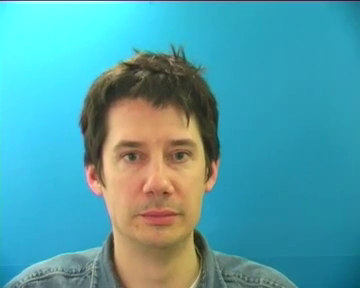
#> input picture frame 74 of samples/real/R14_statement_original.mp4, 360 x 288 px, given in place of _master.mp4, which was not available
$ python make_demo_samples.py out.png
#> lines starting #> are read from the running program, lines starting #| are printed output that depends on the picture; pictures that were not available may be replaced by others from this repository, and a replacement may not be noted
#!/usr/bin/env python3
"""Generate a labelled golden set of pristine and tampered evidence for demos and regression tests.

    python scripts/make_demo_samples.py  [out_dir=demo_samples]

Everything is synthetic and clearly labelled (expected.json). For the real pitch, ALSO record
your own CCTV/phone footage and apply the same tampering recipes (see README §Demo).
"""
from __future__ import annotations

import io
import json
import struct
import subprocess
import sys
from datetime import datetime, timedelta, timezone
from pathlib import Path

import cv2
import numpy as np
from PIL import Image
from scipy.io import wavfile
from scipy import signal

OUT = Path(sys.argv[1] if len(sys.argv) > 1 else "demo_samples")
EXPECTED: dict[str, dict] = {}


# ============================================================ minimal EXIF (TIFF) writer
ASCII, SHORT, LONG, RATIONAL = 2, 3, 4, 5
SIZES = {ASCII: 1, SHORT: 2, LONG: 4, RATIONAL: 8}


def _enc(typ, val) -> tuple[bytes, int]:
    if typ == ASCII:
        b = val.encode() + b"\0"
        return b, len(b)
    if typ == SHORT:
        val = val if isinstance(val, list) else [val]
        return b"".join(struct.pack("<H", v) for v in val), len(val)
    if typ == LONG:
        val = val if isinstance(val, list) else [val]
        return b"".join(struct.pack("<I", v) for v in val), len(val)
    if typ == RATIONAL:
        return b"".join(struct.pack("<II", n, d) for n, d in val), len(val)
    raise ValueError(typ)


def _ifd(entries, base, next_off=0) -> bytes:
    entries = sorted(entries, key=lambda e: e[0])
    head = struct.pack("<H", len(entries))
    data_start = base + 2 + 12 * len(entries) + 4
    body, data = b"", b""
    for tag, typ, val in entries:
        raw, count = _enc(typ, val)
        if len(raw) <= 4:
            body += struct.pack("<HHI", tag, typ, count) + raw.ljust(4, b"\0")
        else:
            body += struct.pack("<HHII", tag, typ, count, data_start + len(data))
            data += raw + (b"\0" if len(raw) % 2 else b"")
    return head + body + struct.pack("<I", next_off) + data


def _size(entries):
    return len(_ifd(entries, 0))


def make_exif(ifd0, exif_ifd, gps_ifd, thumb: bytes | None) -> bytes:
    ifd0 = list(ifd0) + [(0x8769, LONG, 0), (0x8825, LONG, 0)]
    ifd1 = [(0x0103, SHORT, 6), (0x0201, LONG, 0), (0x0202, LONG, len(thumb) if thumb else 0)]
    o0 = 8
    oe = o0 + _size(ifd0)
    og = oe + _size(exif_ifd)
    o1 = og + _size(gps_ifd)
    ot = o1 + _size(ifd1)
    ifd0 = [e for e in ifd0 if e[0] not in (0x8769, 0x8825)] + [(0x8769, LONG, oe), (0x8825, LONG, og)]
    ifd1 = [(0x0103, SHORT, 6), (0x0201, LONG, ot), (0x0202, LONG, len(thumb) if thumb else 0)]
    tiff = b"II*\0" + struct.pack("<I", o0)
    tiff += _ifd(ifd0, o0, o1 if thumb else 0) + _ifd(exif_ifd, oe) + _ifd(gps_ifd, og)
    if thumb:
        tiff += _ifd(ifd1, o1) + thumb
    return b"Exif\0\0" + tiff


def put_exif(jpeg: bytes, exif: bytes) -> bytes:
    assert jpeg[:2] == b"\xff\xd8"
    i = 2
    while jpeg[i] == 0xFF and jpeg[i + 1] in (0xE0, 0xE1):  # drop APP0/APP1
        i += 2 + int.from_bytes(jpeg[i + 2:i + 4], "big")
    return b"\xff\xd8" + b"\xff\xe1" + struct.pack(">H", len(exif) + 2) + exif + jpeg[i:]


def dms(v: float):
    v = abs(v)
    d = int(v)
    m = int((v - d) * 60)
    s = round(((v - d) * 60 - m) * 60 * 100)
    return [(d, 1), (m, 1), (s, 100)]


def camera_exif(rgb: np.ndarray, when: datetime, lat: float, lon: float, software: str = "S911BXXU3CXH1",
                modify: datetime | None = None, thumb_rgb: np.ndarray | None = None, gps_when: datetime | None = None):
    h, w = rgb.shape[:2]
    t = Image.fromarray(thumb_rgb if thumb_rgb is not None else rgb).resize((160, int(160 * h / w)))
    buf = io.BytesIO()
    t.save(buf, "JPEG", quality=85)
    fmt = "%Y:%m:%d %H:%M:%S"
    g = (gps_when or when) - timedelta(hours=5, minutes=30)
    ifd0 = [(0x010F, ASCII, "samsung"), (0x0110, ASCII, "SM-S911B"), (0x0131, ASCII, software),
            (0x0132, ASCII, (modify or when).strftime(fmt)), (0x0112, SHORT, 1)]
    exif_ifd = [(0x9003, ASCII, when.strftime(fmt)), (0x9004, ASCII, when.strftime(fmt)),
                (0x9011, ASCII, "+05:30"), (0xA002, LONG, w), (0xA003, LONG, h),
                (0x927C, LONG, [1, 2, 3, 4, 5, 6, 7, 8])]  # stand-in MakerNote blob
    gps = [(0x0001, ASCII, "N" if lat >= 0 else "S"), (0x0002, RATIONAL, dms(lat)),
           (0x0003, ASCII, "E" if lon >= 0 else "W"), (0x0004, RATIONAL, dms(lon)),
           (0x0007, RATIONAL, [(g.hour, 1), (g.minute, 1), (g.second, 1)]),
           (0x001D, ASCII, g.strftime("%Y:%m:%d"))]
    return make_exif(ifd0, exif_ifd, gps, buf.getvalue())


# ============================================================ images
def scene(seed, h=900, w=1200, noise=4.0):
    r = np.random.default_rng(seed)
    y, x = np.mgrid[0:h, 0:w]
    img = np.zeros((h, w, 3))
    for c in range(3):
        img[..., c] = 80 + 60 * np.sin(x / (120 + 30 * c) + seed) + 50 * np.cos(y / (90 + 20 * c))
    for _ in range(40):
        cx, cy, rad = r.integers(0, w), r.integers(0, h), r.integers(15, 80)
        img[(x - cx) ** 2 + (y - cy) ** 2 < rad ** 2] += r.normal(0, 40, 3)
    img += (cv2.GaussianBlur(r.normal(0, 1, (h, w)), (0, 0), 1.5) * 25)[..., None]
    for _ in range(60):
        x0, y0 = int(r.integers(0, w - 60)), int(r.integers(0, h - 40))
        cv2.rectangle(img, (x0, y0), (x0 + int(r.integers(10, 60)), y0 + int(r.integers(10, 40))),
                      r.uniform(0, 255, 3).tolist(), -1)
    img = cv2.GaussianBlur(img, (0, 0), 1.0) + r.normal(0, noise, img.shape)
    return np.clip(img, 0, 255).astype(np.uint8)


def jpeg_bytes(rgb, q, camera=False):
    b = io.BytesIO()
    if camera:  # vendor-tuned tables (not the IJG standard), as written by real phone ISPs
        luma = [max(1, min(255, int(round(v * 0.16 + (i % 3))))) for i, v in enumerate(_STD)]
        chroma = [max(1, min(255, int(round(v * 0.22 + (i % 2))))) for i, v in enumerate(_STD_C)]
        Image.fromarray(rgb).save(b, "JPEG", qtables=[luma, chroma], subsampling=2)
    else:
        Image.fromarray(rgb).save(b, "JPEG", quality=q)
    return b.getvalue()


_STD = [16, 11, 10, 16, 24, 40, 51, 61, 12, 12, 14, 19, 26, 58, 60, 55, 14, 13, 16, 24, 40, 57, 69, 56, 14, 17, 22, 29,
        51, 87, 80, 62, 18, 22, 37, 56, 68, 109, 103, 77, 24, 35, 55, 64, 81, 104, 113, 92, 49, 64, 78, 87, 103, 121,
        120, 101, 72, 92, 95, 98, 112, 100, 103, 99]
_STD_C = [17, 18, 24, 47, 99, 99, 99, 99, 18, 21, 26, 66, 99, 99, 99, 99, 24, 26, 56, 99, 99, 99, 99, 99, 47, 66, 99,
          99, 99, 99, 99, 99] + [99] * 32


def images():
    d = OUT / "images"
    d.mkdir(parents=True, exist_ok=True)
    when = datetime(2026, 9, 14, 16, 42, 10)
    lat, lon = 28.6139, 77.2090
    a = scene(1)
    base = jpeg_bytes(a, 92, camera=True)
    (d / "01_pristine_photo.jpg").write_bytes(put_exif(base, camera_exif(a, when, lat, lon)))
#> in camera_exif, `t = Image.fromarray(thumb_rgb if thumb_rgb is not None else rgb).resiz..`:
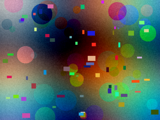
#> t: PIL image 160x120 RGB; mean R, G, B 82.5, 98.9, 90.3
    EXPECTED["01_pristine_photo.jpg"] = {"tampered": False, "note": "camera original"}

    # splice: object from another, lower-quality JPEG pasted; saved by Photoshop; OLD thumbnail kept
    donor = np.asarray(Image.open(io.BytesIO(jpeg_bytes(scene(7, noise=0.5), 60))))
#> call 2 of scene, with seed = 7, h = 900, w = 1200, noise = 0.5
#> after the loop in scene (call 2), `for _ in range(60):`:
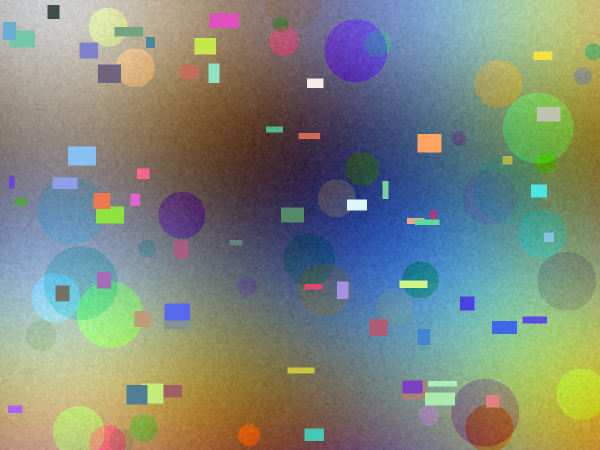
#> img: shape (900, 1200, 3) float64 (shown at 1/2 size); mean of channels 0, 1, 2 83.5, 98.1, 85.8; drawn with min black and max white
#> call 2 of jpeg_bytes, with q = 60, camera = False
#> in jpeg_bytes (call 2), `Image.fromarray(rgb).save(b, "JPEG", quality=q)`:
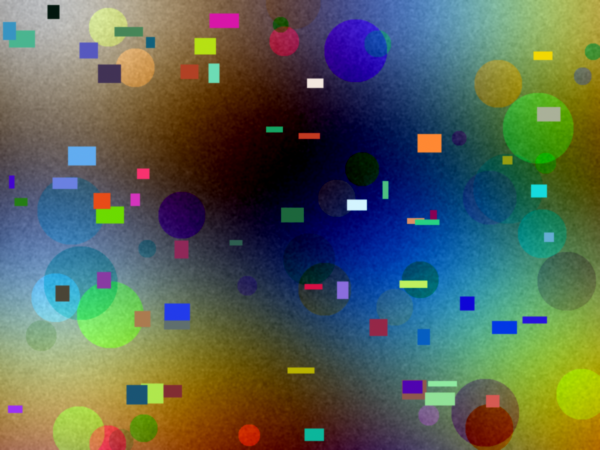
#> rgb: shape (900, 1200, 3) (shown at 1/2 size); mean of channels 0, 1, 2 84.6, 98.4, 86.6; drawn as B, G, R
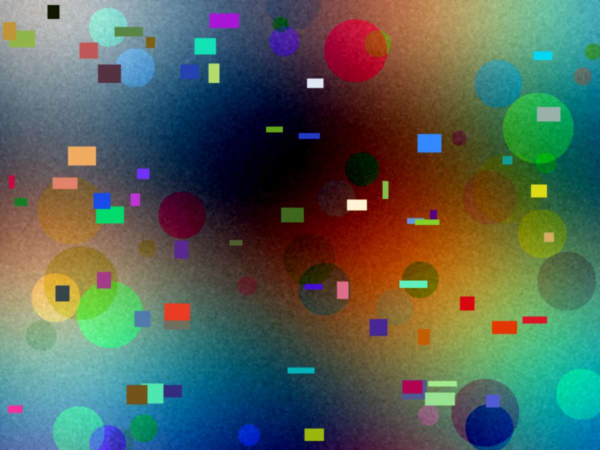
#> donor: shape (900, 1200, 3) (shown at 1/2 size); mean R, G, B 84.8, 98.4, 86.8
    s = a.copy()
    s[300:556, 400:720] = donor[100:356, 200:520]
#> s: shape (900, 1200, 3); mean of channels 0, 1, 2 80.1, 102, 96.2
    ex = camera_exif(s, when, lat, lon, software="Adobe Photoshop 25.0 (Windows)",
                     modify=when + timedelta(days=3, hours=2), thumb_rgb=a)
    (d / "02_spliced_photoshop.jpg").write_bytes(put_exif(jpeg_bytes(s, 92), ex))
    EXPECTED["02_spliced_photoshop.jpg"] = {"tampered": True, "region": [400, 300, 320, 256]}

    # copy-move: a region cloned elsewhere (hiding an object), metadata stripped like a WhatsApp forward
    c = a.copy()
    c[600:760, 800:1000] = a[150:310, 100:300]
#> c: shape (900, 1200, 3); mean of channels 0, 1, 2 81.5, 96.6, 90.8
    (d / "03_copy_move.jpg").write_bytes(jpeg_bytes(c, 90))
    EXPECTED["03_copy_move.jpg"] = {"tampered": True, "region": [800, 600, 200, 160]}

    # metadata forgery: pixels untouched, DateTimeOriginal shifted by 2 days (GPS clock betrays it)
    forged = camera_exif(a, when - timedelta(days=2), lat, lon, gps_when=when)
    (d / "04_metadata_backdated.jpg").write_bytes(put_exif(base, forged))
    EXPECTED["04_metadata_backdated.jpg"] = {"tampered": True, "note": "capture date edited"}

    # AI generated: PNG carrying Stable-Diffusion style generation parameters
    from PIL import PngImagePlugin
    info = PngImagePlugin.PngInfo()
    info.add_text("parameters", "a crowd near a police barricade, photorealistic\nNegative prompt: blurry\n"
                                "Steps: 30, Sampler: DPM++ 2M Karras, CFG scale: 7, Seed: 1234, Model: sdxl_base_1.0")
    Image.fromarray(scene(11)).save(d / "05_ai_generated.png", pnginfo=info)
#> call 3 of scene, with seed = 11, h = 900, w = 1200, noise = 4
#> after the loop in scene (call 3), `for _ in range(60):`:
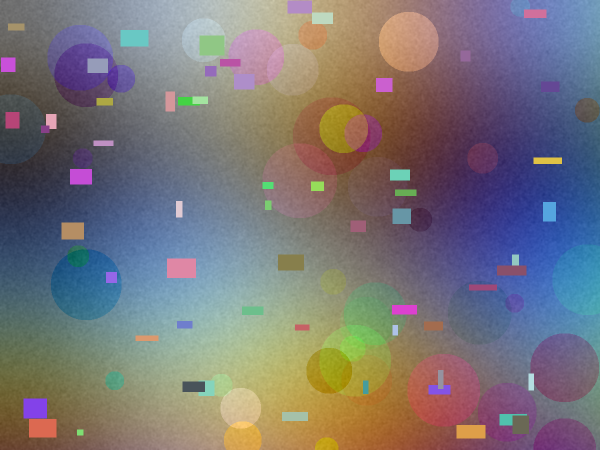
#> img: shape (900, 1200, 3) float64 (shown at 1/2 size); mean of channels 0, 1, 2 84.3, 78.7, 85; drawn with min black and max white
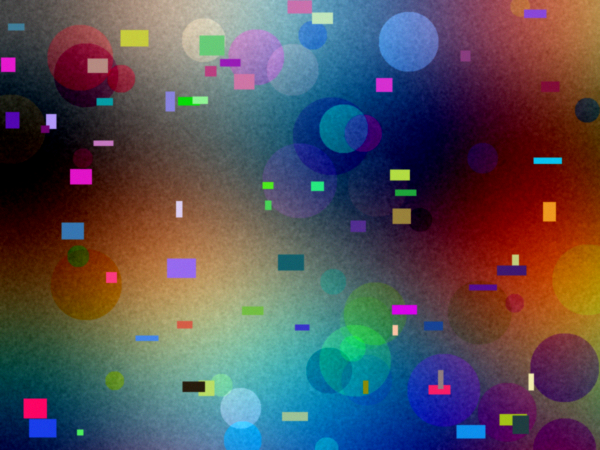
#> saved as 05_ai_generated.png: PIL image 1200x900 RGB (shown at 1/2 size); mean R, G, B 85.5, 79.6, 86.5
    EXPECTED["05_ai_generated.png"] = {"tampered": True, "note": "synthetic"}

    # WhatsApp-like forward of the pristine photo: no EXIF, resized, Q75. Must NOT be called tampered.
    wa = np.asarray(Image.fromarray(a).resize((1000, 750), Image.LANCZOS))
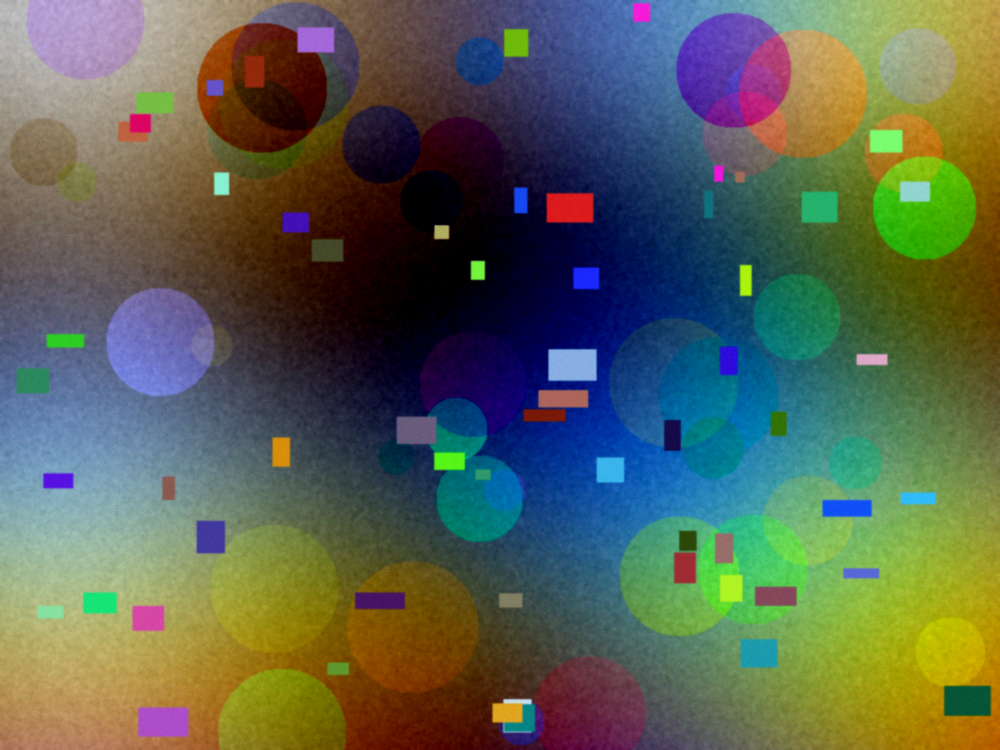
#> wa: shape (750, 1000, 3); mean of channels 0, 1, 2 82.5, 98.9, 90.2; drawn as B, G, R
    (d / "06_whatsapp_forward.jpg").write_bytes(jpeg_bytes(wa, 75))
    EXPECTED["06_whatsapp_forward.jpg"] = {"tampered": False, "note": "benign recompression"}


# ============================================================ CCTV
def ffmpeg(*args):
    subprocess.run(["ffmpeg", "-hide_banner", "-loglevel", "error", "-y", *args], check=True)


def cctv():
    d = OUT / "cctv"
    d.mkdir(parents=True, exist_ok=True)
    raw = d / "_master.mp4"
    font = "/usr/share/fonts/truetype/dejavu/DejaVuSansMono-Bold.ttf"
    start = int(datetime(2026, 9, 14, 22, 15, 0).timestamp())
    fps, dur = 10, 60
    # moving scene + burned-in DVR clock (like a real OSD)
    # testsrc2 = moving scene; temporal noise = real sensor noise (every frame differs, as in real CCTV)
    ffmpeg("-f", "lavfi", "-i", f"testsrc2=size=640x360:rate={fps}:duration={dur}",
           "-vf", f"noise=alls=10:allf=t,drawbox=x=0:y=0:w=iw:h=40:color=black:t=fill,"
                  f"drawtext=fontfile={font}:text='%{{pts\\:localtime\\:{start}}}':x=12:y=8:fontsize=24:fontcolor=white,"
                  f"drawtext=fontfile={font}:text='CAM-03 GATE':x=w-tw-12:y=8:fontsize=20:fontcolor=white",
           "-c:v", "libx264", "-g", "25", "-keyint_min", "25", "-sc_threshold", "0", "-pix_fmt", "yuv420p",
           "-metadata", "creation_time=" + datetime.fromtimestamp(start, timezone.utc).strftime("%Y-%m-%dT%H:%M:%SZ"), str(raw))
    cap = cv2.VideoCapture(str(raw))
    frames = []
    while True:
        ok, f = cap.read()
#> f is the input picture: shape (288, 360, 3); mean B, G, R 168.6, 159.8, 79.9
        if not ok:
            break
        frames.append(f)
    cap.release()

    def write(name, seq):
        tmp = d / "_tmp.avi"
        vw = cv2.VideoWriter(str(tmp), cv2.VideoWriter_fourcc(*"MJPG"), fps, (640, 360))
        for f in seq:
            vw.write(f)
        vw.release()
        ffmpeg("-i", str(tmp), "-c:v", "libx264", "-g", "20", "-keyint_min", "20", "-sc_threshold", "0",
               "-pix_fmt", "yuv420p", "-metadata", "creation_time=" + datetime.fromtimestamp(start, timezone.utc).strftime("%Y-%m-%dT%H:%M:%SZ"),
               str(d / name))
        tmp.unlink()

    import shutil
    shutil.copy(raw, d / "01_cctv_pristine.mp4")   # the DVR original: encoded once (GOP 25)
    EXPECTED["01_cctv_pristine.mp4"] = {"tampered": False}
    write("02_cctv_frames_deleted.mp4", frames[:200] + frames[320:])           # 12 s removed at t=20 s, re-timed
    EXPECTED["02_cctv_frames_deleted.mp4"] = {"tampered": True, "at_s": 20, "kind": "deletion 12s"}
    write("03_cctv_reordered.mp4", frames[:200] + frames[400:] + frames[200:400])
    EXPECTED["03_cctv_reordered.mp4"] = {"tampered": True, "at_s": [20, 40], "kind": "reorder"}
    loop = frames[:300] + frames[100:180] + frames[380:]                        # earlier 8 s pasted over 30–38 s
    write("04_cctv_loop_insert.mp4", loop)
    EXPECTED["04_cctv_loop_insert.mp4"] = {"tampered": True, "at_s": 30, "kind": "loop insert"}
    frz = frames[:250] + [frames[250]] * 60 + frames[310:]                      # freeze 6 s
    write("05_cctv_frozen.mp4", frz)
    EXPECTED["05_cctv_frozen.mp4"] = {"tampered": True, "at_s": 25, "kind": "freeze"}
    raw.unlink()


# ============================================================ audio
SR = 16000


def speechlike(seconds, seed):
    r = np.random.default_rng(seed)
    n = int(seconds * SR)
    t = np.arange(n) / SR
    f0 = 140 + 40 * np.sin(2 * np.pi * 0.3 * t + seed) + 15 * np.sin(2 * np.pi * 1.7 * t)
    ph = 2 * np.pi * np.cumsum(f0) / SR
    voiced = sum(np.sin(k * ph) / k for k in range(1, 25))
    env = np.clip(np.sin(2 * np.pi * 3.8 * t + r.uniform(0, 6)) + 0.2 * r.normal(size=1), 0, None) ** 1.5
    pauses = (np.sin(2 * np.pi * 0.21 * t + seed) > -0.6).astype(float)
    env = signal.filtfilt(*signal.butter(2, 20 / (SR / 2)), env * pauses)
    b, a = signal.butter(2, [400 / (SR / 2), 3200 / (SR / 2)], "band")
    return signal.lfilter(b, a, voiced * env) * 0.3


def enf_hum(seconds, seed, grid=50.0, amp=0.004):
    r = np.random.default_rng(seed)
    n = int(seconds * SR)
    drift = np.cumsum(r.normal(0, 0.0015, int(seconds) + 2))
    drift = np.clip(drift, -0.06, 0.06)
    f = grid + np.interp(np.arange(n) / SR, np.arange(len(drift)), drift)
    ph = 2 * np.pi * np.cumsum(f) / SR + r.uniform(0, 2 * np.pi)
    return amp * (np.sin(ph) + 0.6 * np.sin(2 * ph + 0.3))


def room(seconds, seed, level):
    r = np.random.default_rng(seed)
    w = r.normal(0, 1, int(seconds * SR))
    b, a = signal.butter(1, 1500 / (SR / 2))
    return signal.lfilter(b, a, w) * level


def wav(path, x, sr=SR):
    x = np.clip(x, -1, 1)
    wavfile.write(path, sr, (x * 32767).astype(np.int16))


def audio():
    d = OUT / "audio"
    d.mkdir(parents=True, exist_ok=True)
    T = 40
    base = speechlike(T, 1) + room(T, 2, 0.004) + enf_hum(T, 3)
    wav(d / "01_audio_pristine.wav", base)
    EXPECTED["01_audio_pristine.wav"] = {"tampered": False}
    cut = np.concatenate([base[:18 * SR], base[int(21.37 * SR):]])           # 3.37 s removed -> ENF phase jump
    wav(d / "02_audio_words_deleted.wav", cut)
    EXPECTED["02_audio_words_deleted.wav"] = {"tampered": True, "at_s": 18.0}
    other = speechlike(5, 9) + room(5, 10, 0.02) + enf_hum(5, 11)            # louder room, different ENF phase
    ins = np.concatenate([base[:15 * SR], other, base[15 * SR:]])
    wav(d / "03_audio_insert_other_room.wav", ins)
    EXPECTED["03_audio_insert_other_room.wav"] = {"tampered": True, "at_s": [15.0, 20.0]}
    us = speechlike(T, 1) + room(T, 2, 0.004) + enf_hum(T, 3, grid=60.0)
    wav(d / "04_audio_60hz_grid.wav", us)
    EXPECTED["04_audio_60hz_grid.wav"] = {"tampered": True, "note": "60 Hz mains: not recorded on Indian grid"}
    sil = base.copy()
    sil[int(25 * SR):int(25.6 * SR)] = 0.0
    wav(d / "05_audio_digital_silence.wav", sil)
    EXPECTED["05_audio_digital_silence.wav"] = {"tampered": True, "at_s": 25.0}


if __name__ == "__main__":
    OUT.mkdir(parents=True, exist_ok=True)
    images()
    print("images done")
    audio()
    print("audio done")
    cctv()
    print("cctv done")
    (OUT / "expected.json").write_text(json.dumps(EXPECTED, indent=2))
    print(f"Wrote {len(EXPECTED)} samples to {OUT}/")
